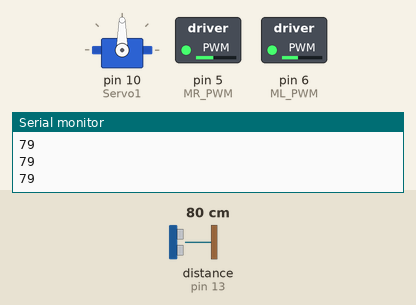
Bench run of a sketch on a simulated Arduino Uno, built with avr-gcc and run on an emulated ATmega328P. On the bench: servo, switched loads named in the sketch (green lamp = pin HIGH), the last lines printed to the serial monitor. Wiring (inferred from the names in the program): ultrasonic range finder: trigger pin 12; echo pin 13. Inputs (shaded band) come from the test bench; at power-on: distance to the obstacle (sensor on pin 13) 80 cm. The echo pulse lasts 58.3 µs per cm; pins used as bus, display or sensor lines are not drawn.

Above: at 1.2 s.
1.3 s: distance to the obstacle (sensor on pin 13) set to 27 cm
2.8 s: distance to the obstacle (sensor on pin 13) set to 22 cm
At 3.2 s:
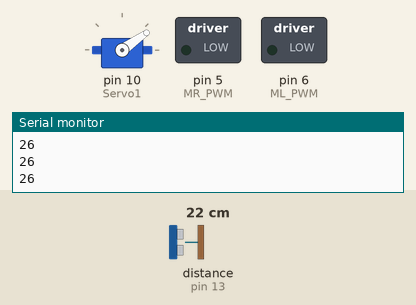
5.8 s: distance to the obstacle (sensor on pin 13) set to 35 cm
At 6.3 s:
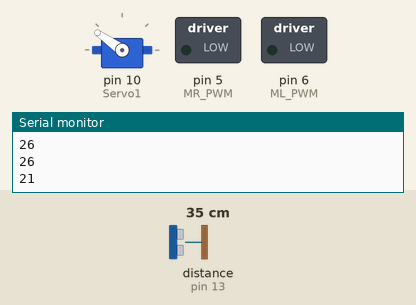
8.8 s: distance to the obstacle (sensor on pin 13) set to 2 cm
At 10.2 s:
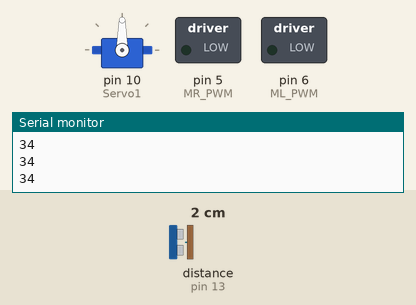
Timing chart, 0 to 12.8 s (numbered marks = the images above; inputs shaded):
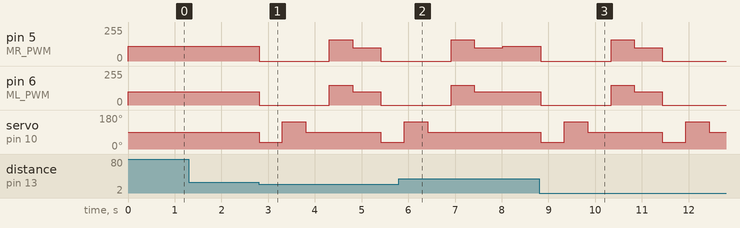

Measured:
- the behaviour switches between 26 and 25 cm on distance to the obstacle (sensor on pin 13) (found by bisection; images 0 and 1)
- after the input at 2.8 s, pin 5 (MR_PWM): 110/255 → 0/255 at once, → 160/255 1.5 s later, → 100/255 0.50 s later, → 0/255 0.60 s later; pin 6 (ML_PWM): 100/255 → 0/255 at once, → 150/255 1.5 s later, → 100/255 0.50 s later, → 0/255 0.60 s later; servo on pin 10 (Servo1): 90° → 35° at once, → 145° 0.50 s later, → 90° 0.50 s later, → 35° 1.6 s later
- after the input at 5.8 s, pin 6 (ML_PWM): goes on until 7.4 s, then stays 100/255; servo on pin 10 (Servo1): goes on until 6.4 s, then stays 90°
- after the input at 8.8 s, pin 5 (MR_PWM): 110/255 → 0/255 at once, → 160/255 1.5 s later, → 100/255 0.50 s later, → 0/255 0.60 s later; pin 6 (ML_PWM): 100/255 → 0/255 at once, → 150/255 1.5 s later, → 100/255 0.50 s later, → 0/255 0.60 s later

The sketch:

test.ino
```cpp
#include <Servo.h> //libreria Servo
Servo Servo1; //Il nome del servo è Servo1

int trigPin = 12;    // Trig Pin del sensore a ultrasuoni
int echoPin = 13;    // Echo Pin del sensore a ultrasuoni
long duration, cm;

#define ML_Ctrl 4  //Define the direction control pin of the left motor
#define ML_PWM 6   //Define the PWM control pin of the left motor
#define MR_Ctrl 2  //Define the direction control pin of the right motor
#define MR_PWM 5   //Define the PWM control pin of the right motor

void setup() {
  Serial.begin(9600);
  Servo1.attach(10);
  pinMode(trigPin, OUTPUT);
  pinMode(echoPin, INPUT);
  Servo1.write(90); // Primo movimento del servo al centro
}

void loop() {
  cm = Read_Ultrasonic_Value();
  if (cm < 25) {
    Car_Stop();
    int right, left;
    Check_Surroundings(right, left);
    if (right > left) {
      Car_back();
      delay(500);
      Car_right();
      delay(500);
    } else {
      Car_back();
      delay(500);
      Car_left();
      delay(500);
    }
  } else {
    Car_front();
  }
  Serial.println(cm);
  delay(100);
}

// Funzioni di movimento
void Car_front() {
  digitalWrite(MR_Ctrl, HIGH);
  analogWrite(MR_PWM, 110); //fix per il fatto che gira
  digitalWrite(ML_Ctrl, HIGH);
  analogWrite(ML_PWM, 100);
}
void Car_back() {
  digitalWrite(MR_Ctrl, LOW);
  analogWrite(MR_PWM, 160); //fix per il fatto che gira
  digitalWrite(ML_Ctrl, LOW);
  analogWrite(ML_PWM, 150);
}
void Car_left() {
  digitalWrite(MR_Ctrl, HIGH);
  analogWrite(MR_PWM, 100);
  digitalWrite(ML_Ctrl, LOW);
  analogWrite(ML_PWM, 100);
}
void Car_right() {
  digitalWrite(MR_Ctrl, LOW);
  analogWrite(MR_PWM, 150);
  digitalWrite(ML_Ctrl, HIGH);
  analogWrite(ML_PWM, 100);
}
void Car_Stop() {
  digitalWrite(MR_Ctrl, LOW);
  analogWrite(MR_PWM, 0);
  digitalWrite(ML_Ctrl, LOW);
  analogWrite(ML_PWM, 0);
}

// Leggi la distanza con il sensore a ultrasuoni
float Read_Ultrasonic_Value() {
  digitalWrite(trigPin, LOW);
  delayMicroseconds(2);
  digitalWrite(trigPin, HIGH); // Almeno 10 µs di impulso alto
  delayMicroseconds(10);
  digitalWrite(trigPin, LOW);

  duration = pulseIn(echoPin, HIGH); // Leggi il tempo di eco
  return (duration / 2) / 29.1;      // Converti in centimetri
}

// Controlla i dintorni
void Check_Surroundings(int &right_distance, int &left_distance) {
  Servo1.write(35); // Gira il servo a destra
  delay(500);       // Aspetta che il servo si muova
  right_distance = Read_Ultrasonic_Value();

  Servo1.write(145); // Gira il servo a sinistra
  delay(500);        // Aspetta che il servo si muova
  left_distance = Read_Ultrasonic_Value();

  Servo1.write(90); // Riporta il servo al centro
  delay(500);
}
```
